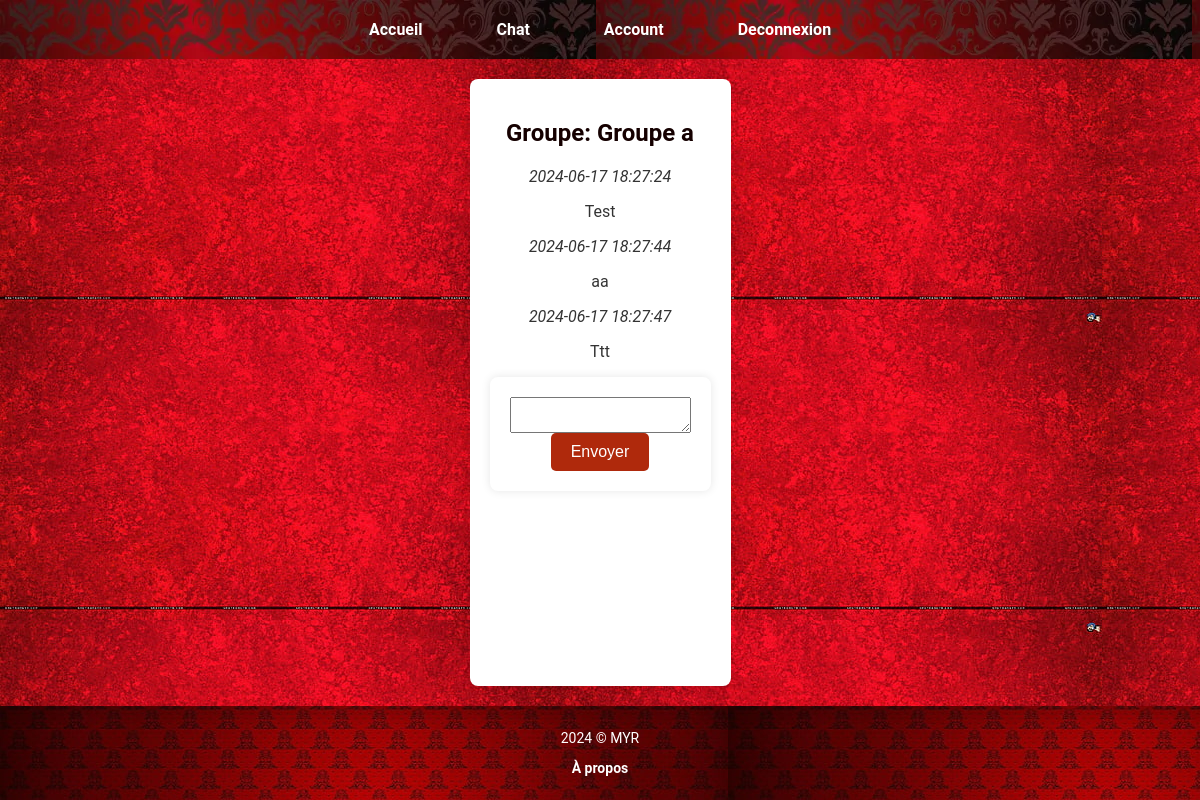
Page /group/3 (signed in) on the committed database.
### app.py (models this page shows)
class Group(db.Model):
    id = db.Column(db.Integer, primary_key=True)
    name = db.Column(db.String(120), unique=True, nullable=False)
    created_by = db.Column(db.Integer, db.ForeignKey('user.id'), nullable=False)
    messages = db.relationship('Message', backref='group', lazy=True)

class Message(db.Model):
    id = db.Column(db.Integer, primary_key=True)
    content = db.Column(db.Text, nullable=False)
    timestamp = db.Column(db.DateTime, default=datetime.utcnow)
    group_id = db.Column(db.Integer, db.ForeignKey('group.id'), nullable=False)
    user_id = db.Column(db.Integer, db.ForeignKey('user.id'), nullable=False)
    user = db.relationship('User', backref='messages')
    def __repr__(self):
        return f"Message('{self.user_id}', '{self.content}', '{self.timestamp}')"

### app.py (the view)
@app.route("/group/<int:group_id>", methods=['GET'])
def group(group_id):
    if 'username' in session:
        user = User.query.filter_by(username=session['username']).first()
        group = Group.query.get(group_id)
        if group and user in group.members:
            messages = Message.query.filter_by(group_id=group_id).order_by(Message.timestamp.asc()).all()
            print(messages)
            return render_template("group.html", username=user.username, group=group, messages=messages)
    return redirect(url_for('login'))

### templates/group.html (shortened to what this page needs)
<!DOCTYPE html>
<html>
<head>
    <link rel="stylesheet" href="{{ url_for('static', filename='css/style.css') }}">
</head>
<header>
    <nav>
        <ul>
            <li><a href="{{ url_for('home') }}">Accueil</a></li>
            <li><a href="{{ url_for('chat') }}">Chat</a></li>
            {% if username %}
                <li><a href="{{ url_for('account') }}">Account</a></li>
                <li><a href="{{ url_for('logout') }}">Deconnexion</a></li>
            {% else %}
                <li><a href="{{ url_for('login') }}">Connexion</a></li>
                <li><a href="{{ url_for('register') }}">S'inscrire</a></li>
            {% endif %}
        </ul>
    </nav>
</header>
<body>
    <section>
        {% if username %}
            <h1>Groupe: {{ group.name }}</h1>
            <div class="chat-box" id="chat-box">
                {% for message in messages %}
                    <div class="message">
                        <p><strong>{{ message.user.username }}</strong> <em>{{ message.timestamp.strftime('%Y-%m-%d %H:%M:%S') }}</em></p>
                        <p>{{ message.content }}</p>
                    </div>
                {% endfor %}
            </div>
            <form id="message-form">
                <textarea id="message-input" name="message" required></textarea>
                <button type="submit">Envoyer</button>
            </form>
        {% else %}
            <p>Veuillez-vous connecter pour accéder au groupe</p>
        {% endif %}
    </section>
</body>
<footer>
    <p>2024 © MYR</p>
    <p><a href="{{ url_for('apropos') }}">À propos</a></p>
</footer>
</html>

### static/css/style.css (style rules this page uses)
body { font-family: 'Roboto', sans-serif; background: url("../images/body-pattern.jpg"); color: #333; margin: 0; padding: 0; display: flex; flex-direction: column; min-height: 100vh; }
header { background: url("../images/header-pattern.webp"), #AF290C; padding: 20px 0; }
nav ul { list-style: none; padding: 0; text-align: center; margin: 0; }
nav ul li { display: inline; margin: 0 15px; }
nav ul li a { text-decoration: none; color: white; font-weight: bold; padding: 10px 20px; border-radius: 5px; transition: background-color 0.3s; }
main, section { flex: 1; text-align: center; padding: 50px 20px; }
h1, h2 { color: #150000; margin-bottom: 20px; }
.presentation, section, .account-container { margin: 20px auto; max-width: 800px; padding: 20px; background-color: white; box-shadow: 0 0 10px rgba(0, 0, 0, 0.1); border-radius: 8px; }
form { display: flex; flex-direction: column; align-items: center; margin: 0 auto; max-width: 400px; padding: 20px; background-color: #fff; border-radius: 8px; box-shadow: 0 0 10px rgba(0, 0, 0, 0.1); }
input[type="submit"], button { background-color: #AF290C; color: white; padding: 10px 20px; border: none; border-radius: 5px; font-size: 16px; cursor: pointer; transition: background-color 0.3s; }
footer { background: url("../images/pattern-footer.jpg"), #FF927B; text-align: center; padding: 10px 0; color: white; font-size: 14px; }
footer a { color: white; text-decoration: none; font-weight: bold; }

### rows in the picture
Group: name "Groupe a"
Message: timestamp "2024-06-17 18:27:24", content "Test"
Message: timestamp "2024-06-17 18:27:44", content "aa"
Message: timestamp "2024-06-17 18:27:47", content "Ttt"
